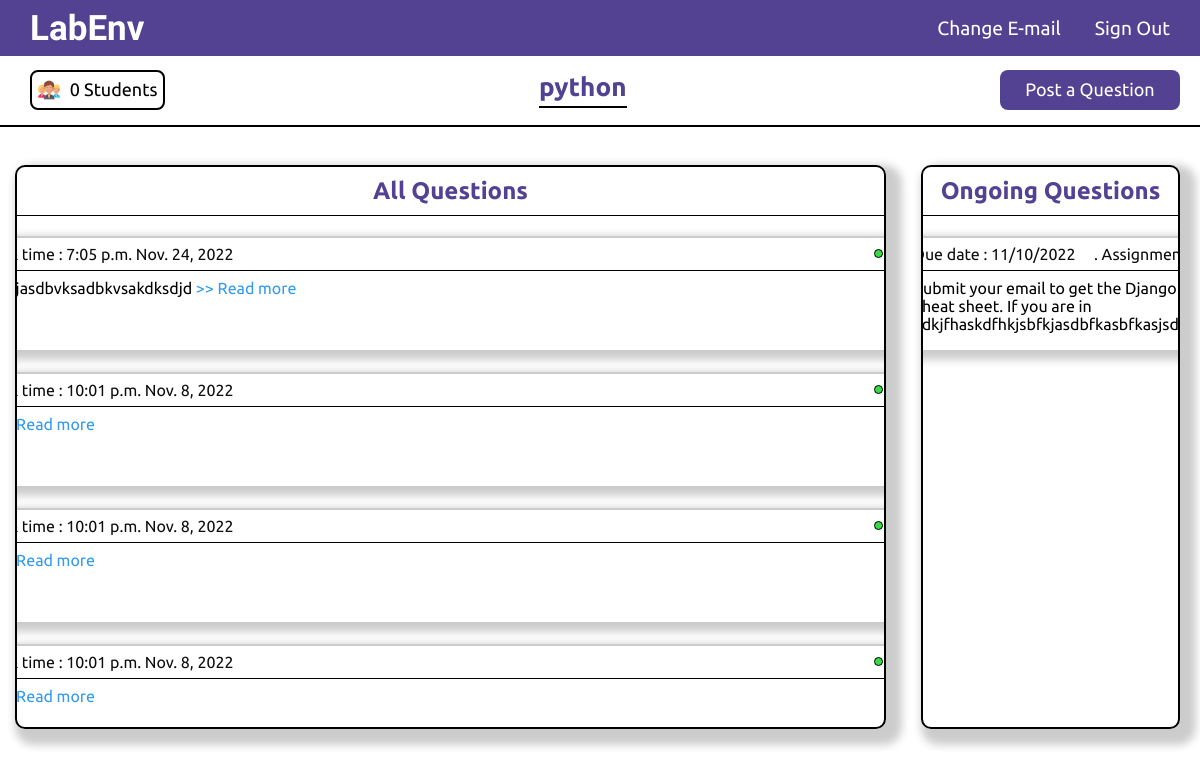
The page /lab/classroom/1 (signed in) on the database as committed earlier.
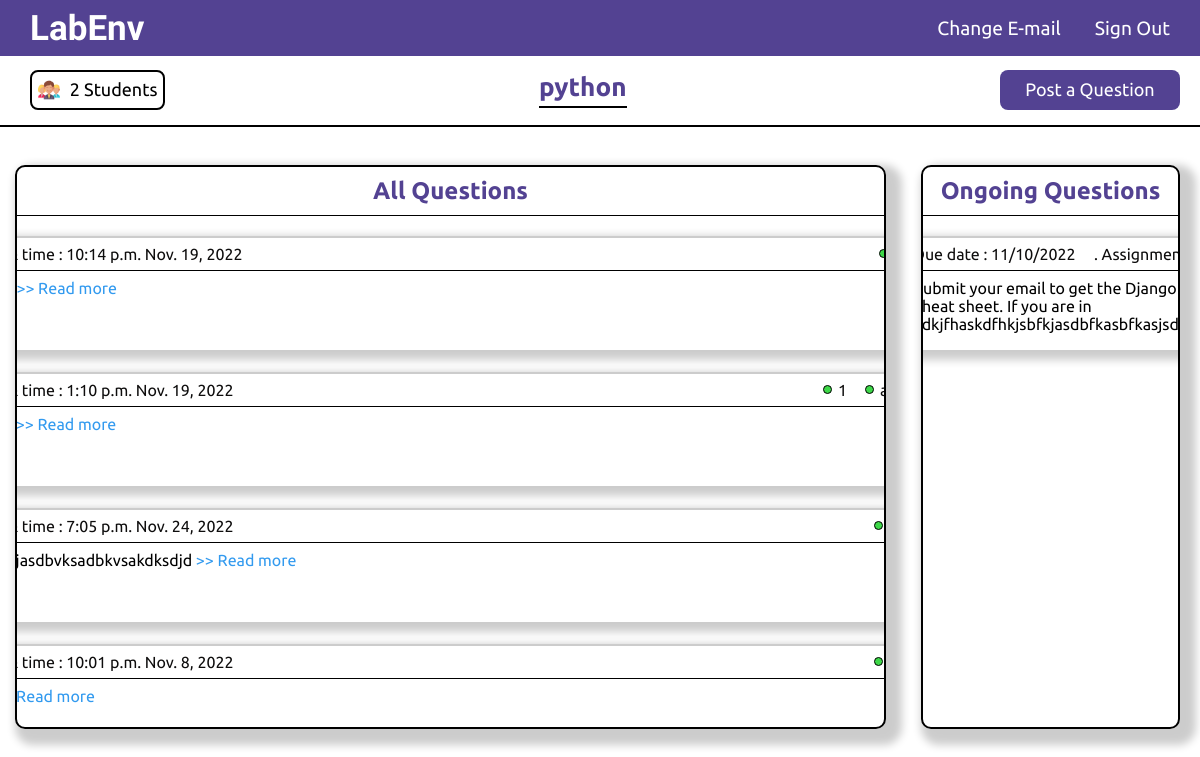
The same page on the database as committed later.
### lab/models.py (models this page shows, shortened)
class ClassRoom(models.Model):
    host = models.ForeignKey(User,on_delete=models.CASCADE,null=True)
    subject = models.CharField(max_length=200)
    classname = models.CharField(max_length=10)
    students = models.ManyToManyField(User,related_name="participants",blank=True)
    created = models.DateTimeField(auto_now_add=True)
    updated = models.DateTimeField(auto_now=True)
    class Meta:
        ordering = ['-updated', '-created']

class Assignment(models.Model):
    class_in = models.ForeignKey(ClassRoom,on_delete=models.CASCADE)
    type = models.CharField(max_length=100,default="Question")
    created = models.DateTimeField(auto_now_add=True)
    updated = models.DateTimeField(auto_now=True)
    due_date = models.DateField(blank=True)
    due_time = models.TimeField(default=False,blank=True)
    status = models.IntegerField(default=1,blank=True)
    question = models.TextField(max_length=500)
    class Meta:
        ordering = ['-updated', '-created']

### lab/views.py (the view)
# urls.py: path('classroom/<str:pk>', views.classroom, name='classroom'),
@login_required(login_url='/accounts/login')
def classroom(request,pk):
    classroom = ClassRoom.objects.get(id=pk)
    assignments = classroom.assignment_set.all()
    students = classroom.students.all()
    return render(request, 'lab/classroom.html',{'assignments':assignments,'classroom':classroom,'students':students})

### templates/lab/classroom.html (shortened to what this page needs)
{% extends "account/base.html" %}
{% load static %}
{% block content %}
    <div class='top' style="border-bottom: 2px solid black ;">
        <a href="#">
            <button class='participants' onclick="buttonclick();">
                <img src="{% static 'images/people.png' %}" alt="">
                {{classroom.students.count}} Students
            </button>
        </a>
        <h1 class='heading' style="font-size: 26px ;border-bottom: 2px solid black;"> {{classroom.subject}} </h1>
        <a href="{% url 'create_assignment' pk=classroom.id %}">
            <button class='createbutton'>Post a Question</button>
        </a>
    </div>
    <div class="questions">
        <div class="allquestions">
            <h2 class="questions_heading">All Questions</h2>
            <div class="question-list">
                {% for assignment in assignments %}
                    <div class="question">
                        <div class="question-header">
                            <p class="tag">Due date & time  :  {{assignment.due_time  }}   {{assignment.due_date}}</p>
                            <div style="display: flex;margin:0px;">
                                <p class="tag"> <span class="dot" > </span> {{assignment.status}} </p>
                                <p class="tag"> <span class="type-dot" >{{assignment.type}}</span>  {{assignment.type}} </p>
                            </div>
                        </div>
                        <p class="question-name">{{assignment.question}} <a href="{% url 'question' pk=assignment.id %}" style="text-decoration: none;"> >> Read more</a></p>
                    </div>
                {% endfor %}
            </div>
        </div>
        <div class="ongoingquestions">
            <h2 class="questions_heading">Ongoing Questions</h2>
            <div class="ongoing-questions-list">
                <div class="ongoing-question">
                    <div class="question-header">
                        <p class="tag">Due date : 11/10/2022</p>
                        <div style="display: flex;margin:0px;">
                            <p class="tag"> . Assignment </p>
                        </div>
                    </div>
                    <p class="question-name">Submit your email to get the Django cheat sheet. If you are in sdkjfhaskdfhkjsbfkjasdbfkasbfkasjsdk</p>
                </div>
            </div>
        </div>
    </div>
{% endblock %}

Rows that differ between the two databases and show on the page:
no longer on this page (row unchanged): Assignment: due_time "10:01 p.m.", due_date "Nov. 8, 2022"
no longer on this page (row unchanged): Assignment: due_time "10:01 p.m.", due_date "Nov. 8, 2022"
changed ClassRoom "python": students.count "0" → "2"
added Assignment: due_time "10:14 p.m.", due_date "Nov. 19, 2022"
added Assignment: due_time "1:10 p.m.", due_date "Nov. 19, 2022", status "1"
